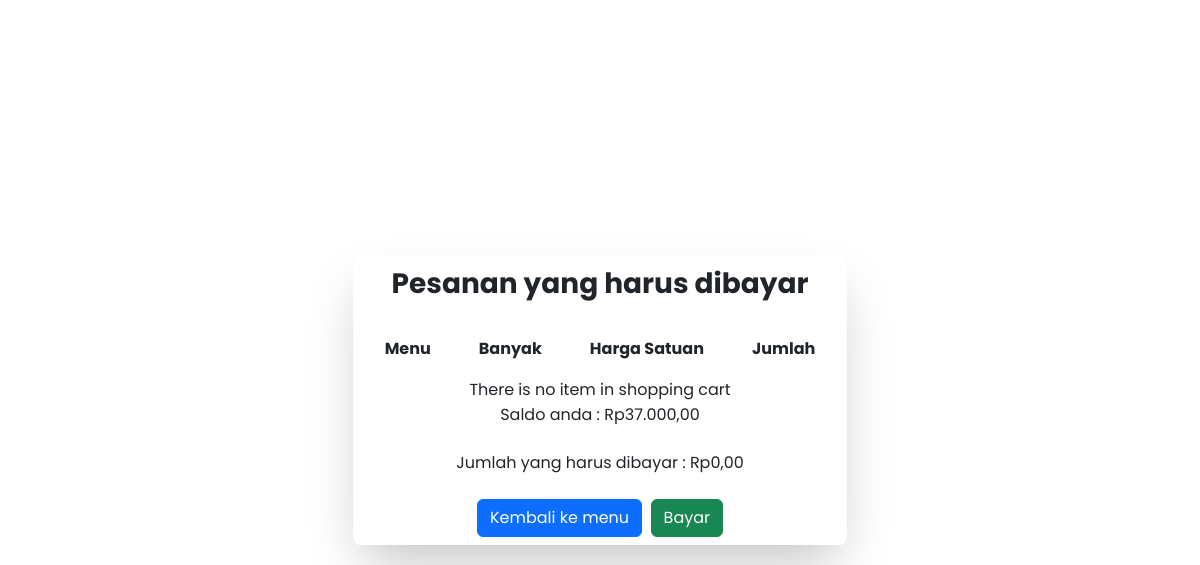
/src/menu_cart.php (signed in), run on an earlier commit of the app's database.
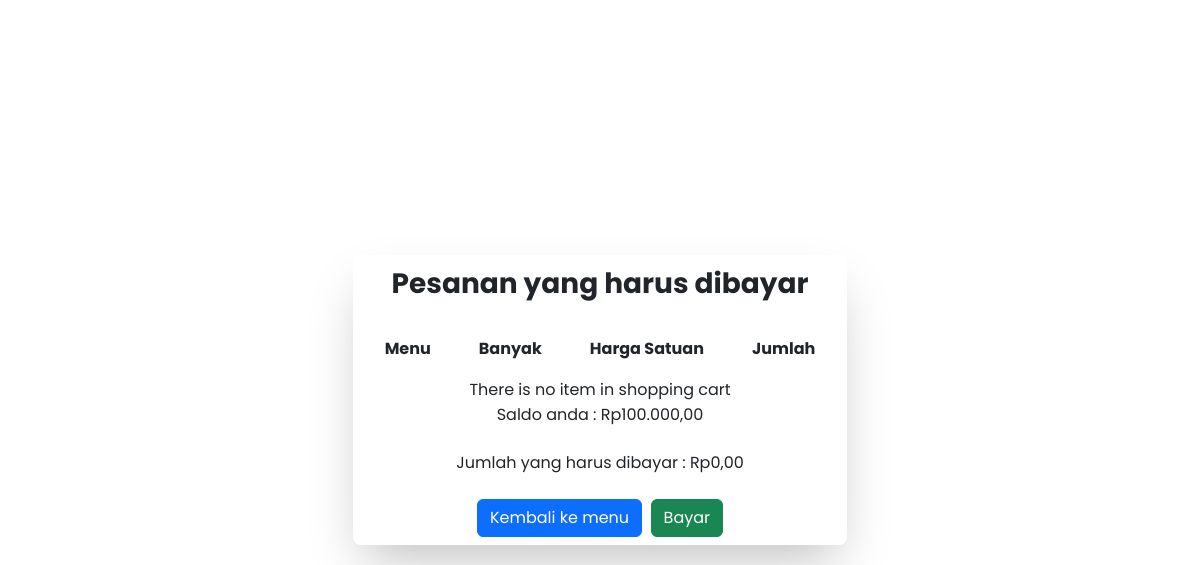
And on a later commit of the database.
### tables this page shows
CREATE TABLE `user` (
  `username` varchar(255) NOT NULL,
  `password` varchar(255) NOT NULL,
  `nama` varchar(255) NOT NULL,
  `email` varchar(255) NOT NULL,
  `no_telepon` bigint(12) NOT NULL,
  `saldo` bigint(100) NOT NULL
);

### src/menu_cart.php (the view, shortened to what this page needs)
<?php
require_once('dbLogin.php');
function rupiah($angka)
{
    $hasil_rupiah = "Rp" . number_format($angka, 2, ',', '.');
    return $hasil_rupiah;
}
?>
<!DOCTYPE html>
<html lang="en">
<head>
    <script src="https://cdn.tailwindcss.com"></script>
    <link href="https://cdn.jsdelivr.net/npm/bootstrap@5.2.1/dist/css/bootstrap.min.css" rel="stylesheet">
</head>
<body>
    <div class="d-flex">
        <div class=" d-flex justify-content-center align-items-center h-screen w-screen">
            <div>
                <div class="overflow-x-auto relative shadow-2xl sm:rounded-lg p-2">
                    <p class="fw-bold fs-3 text-center mb-3">Pesanan yang harus dibayar</p>
                    <table class="w-full text-md text-left">
                        <thead>
                            <tr>
                                <th scope="col" class="py-3 px-6">Menu</th>
                                <th scope="col" class="py-3 px-6">Banyak</th>
                                <th scope="col" class="py-3 px-6">Harga Satuan</th>
                                <th scope="col" class="py-3 px-6">Jumlah</th>
                            </tr>
                        </thead>
                        <tbody>
                            <?php
                            $q1 = "SELECT saldo FROM user WHERE username = '" . $_SESSION['session_username'] . "'";
                            $result_q1 = $db->Query($q1);
                            while ($row = $result_q1->fetch_object()) {
                                $saldo = $row->saldo;
                            }
                            $jumlah = 0;
                            $jumlah_harga = 0;
                            if (is_array($_SESSION['cart'])) {
                                foreach ($_SESSION['cart'] as $id => $banyak) {
                                    $query = " SELECT * FROM menu WHERE id_menu='" . $id . "'";
                                    $result = $db->query($query);
                                    if (!$result) {
                                        die("Could not query the database: <br>" . $db->error . "<br>Query: " . $query);
                                    }
                                    while ($row = $result->fetch_object()) {
                                        echo '<tr>';
                                        echo '<td class="py-4 px-6">' . $row->nama_menu . '</td>';
                                        echo '<td class="py-4 px-6">' . $banyak . '</td>';
                                        $harga = $row->harga;
                                        echo '<td class="py-4 px-6">' . $harga . '</td>';
                                        echo '<td class="py-4 px-6">' . $harga * $banyak . '</td></tr>';
                                        $jumlah_harga = $jumlah_harga + ($row->harga * $banyak);
                                        $jumlah = $jumlah + $banyak;
                                    }
                                }
                                $result->free();
                                $db->close();
                            } else {
                                echo '<tr><td colspan="6" align="center">There is no item in shopping cart</td></tr>';
                            }
                            ?>
                        </tbody>
                    </table>
                    <div class="text-center"><?php echo 'Saldo anda : ' . rupiah($saldo) . '' ?></div><br>
                    <div class="text-center"><?php echo 'Jumlah yang harus dibayar : ' . rupiah($jumlah_harga) . '' ?></div><br>
                    <div class="d-flex justify-content-center item-align-center w-auto h-auto">
                        <a class="btn btn-primary" href="rumah.php">Kembali ke menu</a>&nbsp;&nbsp;
                        <a class="btn btn-success" href="success.php">Bayar</a>
                    </div>
                </div>
            </div>
        </div>
    </div>
</body>
</html>

### src/menu_cart.php (style rules this page uses)
* { font-family: 'Poppins', sans-serif; }

What changed in the data, as far as the page shows it:
changed user: saldo "Rp37.000,00" → "Rp100.000,00"
